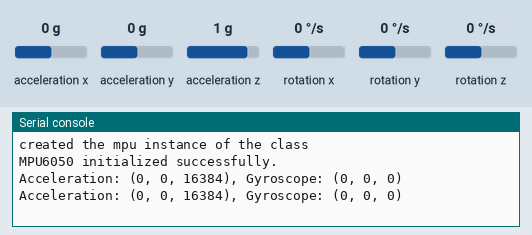
Simulated run of this program. Board: MicroPython board. Parts: the last lines printed to the serial console. The test bench sets the inputs (shaded band); at power-on: acceleration x 0 g, acceleration y 0 g, acceleration z 1 g, rotation x 0 °/s, rotation y 0 °/s, rotation z 0 °/s.

Above: at 1.2 s.
1.3 s: acceleration x set to -1.4 g
At 2.5 s:
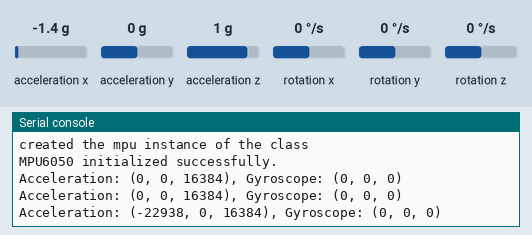
2.8 s: acceleration y set to -1.4 g
At 3.4 s:
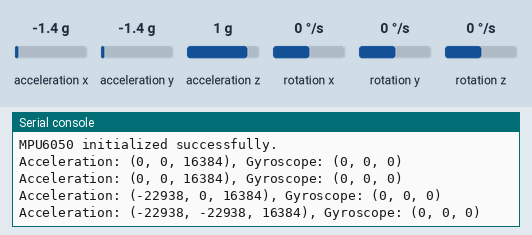
4.3 s: acceleration z set to -1.4 g
At 5.6 s:
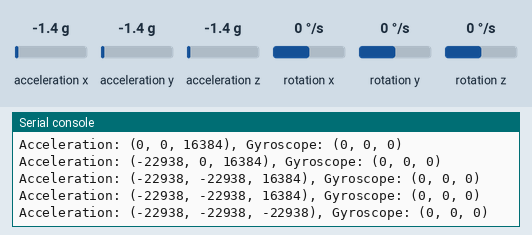
5.8 s: rotation x set to -192 °/s
At 6.8 s:
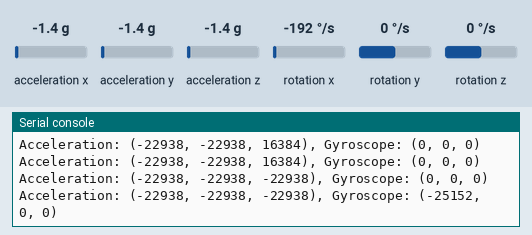
7.3 s: rotation y set to -192 °/s
At 8.8 s:
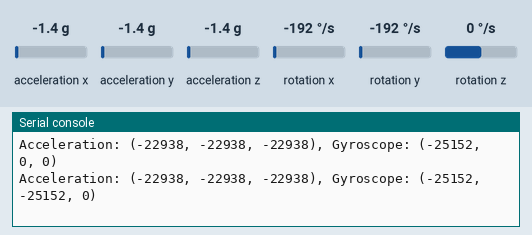

The program:

mpu6050_test_2.py
```python
import machine
from machine import Pin, SoftI2C as I2C
import time

# MPU6050 registers and other constants
MPU_PWR_MGMT1_REG = 0x6B
MPU_ACCEL_XOUTH_REG = 0x3B
MPU_GYRO_XOUTH_REG = 0x43
MPU_ADDR = 0x68

class MPU6050:
    def __init__(self, sclpin, sdapin):
        self.i2c = I2C(scl=Pin(sclpin), sda=Pin(sdapin), freq=100000)

    def write_mpu6050_reg(self, reg, dat):
        self.i2c.writeto_mem(MPU_ADDR, reg, bytearray([dat]))

    def read_mpu6050_reg(self, reg):
        return self.i2c.readfrom_mem(MPU_ADDR, reg, 1)[0]

    def read_mpu6050_regs(self, reg, length):
        return self.i2c.readfrom_mem(MPU_ADDR, reg, length)

    def mpu_init(self):
        try:
            # Wake up MPU6050
            self.write_mpu6050_reg(MPU_PWR_MGMT1_REG, 0)
            return 0
        except OSError as e:
            print("Failed to initialize MPU6050:", e)
            return 1


#     def get_acceleration(self):
#         accel_raw = self.read_mpu6050_regs(MPU_ACCEL_XOUTH_REG, 6)
#         accel = tuple(((accel_raw[i] << 8) | accel_raw[i+1]) for i in range(0, 6, 2))
#         accel = tuple(map(lambda x: x if x < 32768 else x - 65536, accel))  # Convert to signed
#         return accel

#
#     def get_gyroscope(self):
#         gyro_raw = self.read_mpu6050_regs(MPU_GYRO_XOUTH_REG, 6)
#         gyro = tuple(((gyro_raw[i] << 8) | gyro_raw[i+1]) for i in range(0, 6, 2))
#         gyro = tuple(map(lambda x: x if x < 32768 else x - 65536, gyro))  # Convert to signed
#         return gyro

    def get_acceleration(self):
        accel_raw = self.read_mpu6050_regs(MPU_ACCEL_XOUTH_REG, 6)
        ax, ay, az = [int.from_bytes(accel_raw[i:i+2], 'big', signed=True) for i in range(0, 6, 2)]
        return ax, ay, az

    def get_gyroscope(self):
        gyro_raw = self.read_mpu6050_regs(MPU_GYRO_XOUTH_REG, 6)
        gx, gy, gz = [int.from_bytes(gyro_raw[i:i+2], 'big', signed=True) for i in range(0, 6, 2)]
        return gx, gy, gz


# Example usage
sclpin = 19
sdapin = 21
mpu = MPU6050(sclpin, sdapin)
print("created the mpu instance of the class")

# who_am_i = mpu.read_mpu6050_reg(0x75)
# print("WHO_AM_I register:", hex(who_am_i))


if mpu.mpu_init() == 0:
    print("MPU6050 initialized successfully.")
    while True:
        accel = mpu.get_acceleration()
        gyro = mpu.get_gyroscope()
        print(f"Acceleration: {accel}, Gyroscope: {gyro}")
        time.sleep(1)
else:
    print("Error initializing MPU6050.")
```

Measured:
- after the input at 1.3 s, the serial console: prints a new line after 0.71 s (image 1)
- after the input at 2.8 s, the serial console: prints a new line after 0.21 s (image 2)
- after the input at 4.3 s, the serial console: prints a new line after 0.72 s (image 3)
- after the input at 5.8 s, the serial console: prints a new line after 0.22 s (image 4)
- after the input at 7.3 s, the serial console: prints a new line after 0.72 s (image 5)
